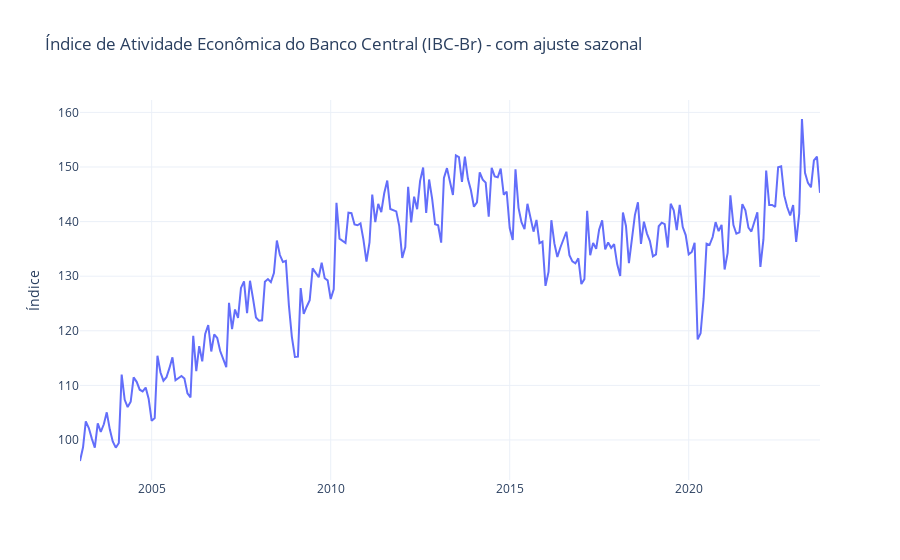

Notebook cell for this chart:
### Code cell
# Visualizando a série histórica do IBC-Br.
fig = ibc_br.plot(
    title='Índice de Atividade Econômica do Banco Central (IBC-Br) - com ajuste sazonal')
# Configurando o layout do gráfico.
fig.update_layout(xaxis_title='',
                  yaxis_title='Índice',
                  showlegend=False,
                  template='plotly_white')

### Figure 1 — Plotly figure (JSON) as saved in the notebook; plotly's stock layout.template omitted (floating-point values rounded to 4 significant figures; data arrays with more than 128 entries replaced by an {"elided": "..."} marker saying what was removed)
{"data": [{"hovertemplate": "variable=valor<br>data=%{x}<br>value=%{y}<extra></extra>", "legendgroup": "valor", "line": {"color": "#636efa", "dash": "solid"}, "marker": {"symbol": "circle"}, "mode": "lines", "name": "valor", "orientation": "v", "showlegend": true, "type": "scatter", "x": {"elided": "249 str values"}, "xaxis": "x", "y": {"elided": "249 float values"}, "yaxis": "y"}], "layout": {"legend": {"title": {"text": "variable"}, "tracegroupgap": 0}, "showlegend": false, "title": {"text": "Índice de Atividade Econômica do Banco Central (IBC-Br) - com ajuste sazonal"}, "xaxis": {"anchor": "y", "domain": [0, 1], "title": {"text": ""}}, "yaxis": {"anchor": "x", "domain": [0, 1], "title": {"text": "Índice"}}}}
